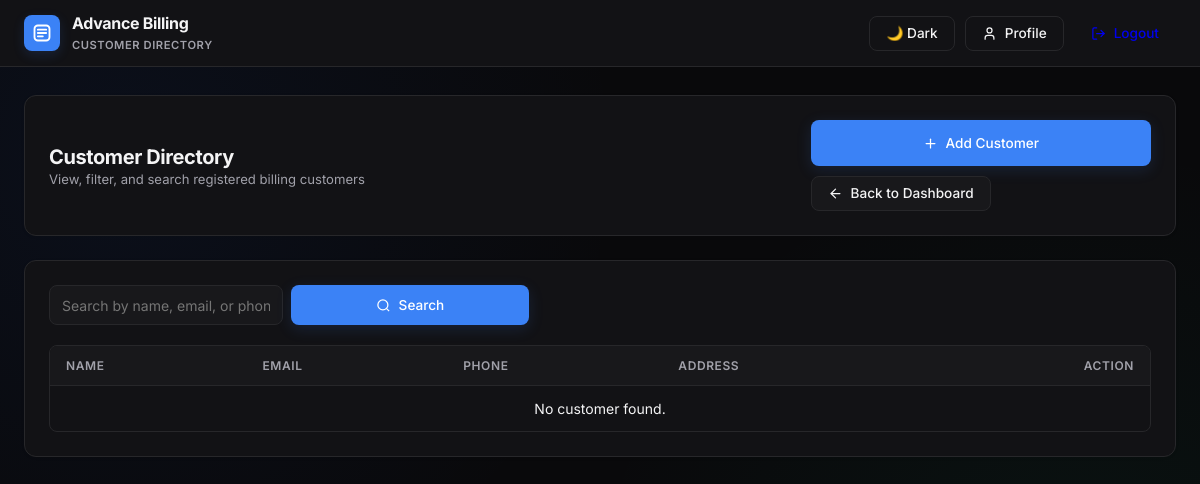
/customer-list/ (signed in), run on an earlier commit of the app's database.
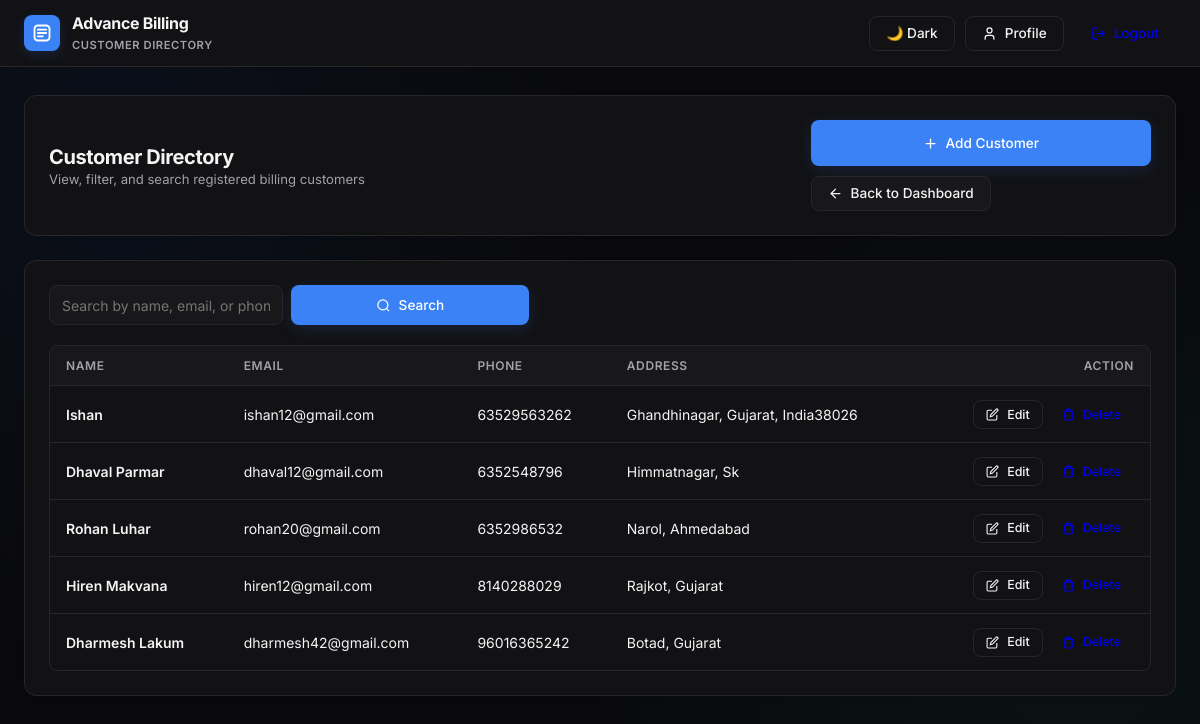
And on a later commit of the database.
### billing/models.py (models this page shows, shortened)
class Customer(models.Model):
    name = models.CharField(max_length=100)
    email = models.EmailField(blank=True, null=True)
    phone = models.CharField(max_length=20)
    address = models.TextField(blank=True, null=True)
    created_at = models.DateTimeField(auto_now_add=True)

### billing/views.py (the view)
# urls.py: path('customer-list/', views.customer_list, name='customer_list'),
def customer_list(request):
    try:
        user_id = request.session.get('user_id')
        if not user_id:
            return redirect('distributor_login')
        user = User.objects.get(id=user_id, usertype='distributor')
        search = request.GET.get('search', '').strip()
        if search:
            customers = Customer.objects.filter(
                Q(name__icontains=search) | Q(email__icontains=search) | Q(phone__icontains=search)
            )
        else:
            customers = Customer.objects.all()
        return render(request, 'billing/customer-list.html', {
            'user': user,
            'profile': user,
            'customers': customers,
            'search': search
        })
    except User.DoesNotExist:
        messages.error(request, "Access restricted to Distributors only..!")
        return redirect('distributor_login')
    except Exception:
        return redirect('distributor_login')

### billing/templates/billing/customer-list.html (shortened to what this page needs)
{% load static %}
<!DOCTYPE html>
<html lang="en">
<head>
    <link rel="stylesheet" href="{% static 'assets/css/styles.css' %}?v=2">
</head>
<body class="theme-distributor">
    <header class="top-navbar">
        <div class="nav-inner">
            <a href="{% url 'distributor_dashboard' %}" class="brand-container">
                <div class="brand-icon">
                    <svg width="20" height="20" viewBox="0 0 24 24" fill="none" stroke="currentColor" stroke-width="2.2" stroke-linecap="round" stroke-linejoin="round">
                        <rect x="3" y="3" width="18" height="18" rx="4" />
                        <path d="M7 8h10" />
                        <path d="M7 12h10" />
                        <path d="M7 16h6" />
                    </svg>
                </div>
                <div class="brand-titles">
                    <h1>Advance Billing</h1>
                    <span>Customer Directory</span>
                </div>
            </a>
            <div class="nav-actions">
                <button type="button" id="theme-toggle-btn" class="btn-shadcn btn-outline" onclick="App.toggleTheme()">
                </button>
                <a href="{% url 'distributor_profile' %}" class="btn-shadcn btn-outline">
                    <svg width="15" height="15" viewBox="0 0 24 24" fill="none" stroke="currentColor" stroke-width="2" stroke-linecap="round" stroke-linejoin="round">
                        <path d="M19 21v-2a4 4 0 0 0-4-4H9a4 4 0 0 0-4 4v2"/>
                        <circle cx="12" cy="7" r="4"/>
                    </svg>
                    <span>Profile</span>
                </a>
                <a href="{% url 'logout' %}" class="btn-shadcn btn-destructive">
                    <svg width="15" height="15" viewBox="0 0 24 24" fill="none" stroke="currentColor" stroke-width="2" stroke-linecap="round" stroke-linejoin="round">
                        <path d="M9 21H5a2 2 0 0 1-2-2V5a2 2 0 0 1 2-2h4"/>
                        <polyline points="16 17 21 12 16 7"/>
                        <line x1="21" y1="12" x2="9" y2="12"/>
                    </svg>
                    <span>Logout</span>
                </a>
            </div>
        </div>
    </header>
    <main class="main-container">
        <div class="shadcn-card">
            <div class="header-banner">
                <div class="title-meta">
                    <h2>Customer Directory</h2>
                    <p>View, filter, and search registered billing customers</p>
                </div>
                <div class="header-buttons">
                    <a href="{% url 'add_customer' %}" class="btn-shadcn btn-primary">
                        <svg width="15" height="15" viewBox="0 0 24 24" fill="none" stroke="currentColor" stroke-width="2" stroke-linecap="round" stroke-linejoin="round">
                            <line x1="12" y1="5" x2="12" y2="19"/>
                            <line x1="5" y1="12" x2="19" y2="12"/>
                        </svg>
                        <span>Add Customer</span>
                    </a>
                    <a href="{% url 'distributor_dashboard' %}" class="btn-shadcn btn-secondary">
                        <svg width="15" height="15" viewBox="0 0 24 24" fill="none" stroke="currentColor" stroke-width="2" stroke-linecap="round" stroke-linejoin="round">
                            <line x1="19" y1="12" x2="5" y2="12"/>
                            <polyline points="12 19 5 12 12 5"/>
                        </svg>
                        <span>Back to Dashboard</span>
                    </a>
                </div>
            </div>
        </div>
        <div class="shadcn-card">
            <div class="search-row">
                <form method="GET" action="{% url 'customer_list' %}" class="search-form">
                    <input type="text" name="search" value="{{ search }}" placeholder="Search by name, email, or phone..." class="form-input">
                    <button type="submit" class="btn-shadcn btn-primary" style="height: 40px;">
                        <svg width="15" height="15" viewBox="0 0 24 24" fill="none" stroke="currentColor" stroke-width="2"><circle cx="11" cy="11" r="8"/><line x1="21" y1="21" x2="16.65" y2="16.65"/></svg>
                        <span>Search</span>
                    </button>
                </form>
            </div>
            <div class="table-wrap">
                <table class="shadcn-table">
                    <thead>
                        <tr>
                            <th>Name</th>
                            <th>Email</th>
                            <th>Phone</th>
                            <th>Address</th>
                            <th style="text-align: right;">Action</th>
                        </tr>
                    </thead>
                    <tbody>
                        {% for customer in customers %}
                        <tr>
                            <td style="font-weight: 600;">{{ customer.name }}</td>
                            <td>{{ customer.email|default:"-" }}</td>
                            <td>{{ customer.phone }}</td>
                            <td>{{ customer.address|default:"-" }}</td>
                            <td style="text-align: right;">
                                <div style="display: inline-flex; align-items: center; gap: 6px;">
                                    <a href="{% url 'edit_customer' customer.id %}" class="btn-shadcn btn-outline" style="padding: 0.35rem 0.75rem; font-size: 0.78rem;">
                                        <svg width="13" height="13" viewBox="0 0 24 24" fill="none" stroke="currentColor" stroke-width="2"><path d="M11 4H4a2 2 0 0 0-2 2v14a2 2 0 0 0 2 2h14a2 2 0 0 0 2-2v-7"/><path d="M18.5 2.5a2.121 2.121 0 0 1 3 3L12 15l-4 1 1-4 9.5-9.5z"/></svg>
                                        <span>Edit</span>
                                    </a>
                                    <a href="{% url 'delete_customer' customer.id %}" onclick="return confirm('Are you sure you want to delete this customer?');" class="btn-shadcn btn-destructive" style="padding: 0.35rem 0.75rem; font-size: 0.78rem;">
                                        <svg width="13" height="13" viewBox="0 0 24 24" fill="none" stroke="currentColor" stroke-width="2"><polyline points="3 6 5 6 21 6"/><path d="M19 6v14a2 2 0 0 1-2 2H7a2 2 0 0 1-2-2V6m3 0V4a2 2 0 0 1 2-2h4a2 2 0 0 1 2 2v2"/><line x1="10" y1="11" x2="10" y2="17"/><line x1="14" y1="11" x2="14" y2="17"/></svg>
                                        <span>Delete</span>
                                    </a>
                                </div>
                            </td>
                        </tr>
                        {% empty %}
                        <tr>
                            <td colspan="5" class="no-data">No customer found.</td>
                        </tr>
                        {% endfor %}
                    </tbody>
                </table>
            </div>
        </div>
    </main>
</body>
</html>

### billing/static/assets/css/styles.css (style rules this page uses)
:root { --bg-main: #09090b; --card-bg: #121215; --card-elevated: #18181b; --border: #27272a; --border-hover: #3f3f46; --text-primary: #f4f4f5; --text-muted: #a1a1aa; --text-dim: #71717a; --dist-primary: #3b82f6; --dist-hover: #2563eb; --dist-glow: rgba(59, 130, 246, 0.2); --dist-accent: #0ea5e9; --admin-primary: #10b981; --admin-hover: #059669; --admin-glow: rgba(16, 185, 129, 0.2); --admin-accent: #34d399; --primary: var(--dist-primary); --primary-hover: var(--dist-hover); --primary-glow: var(--dist-glow); --accent: var(--dist-accent); --font-head: 'Inter', -apple-system, BlinkMacSystemFont, sans-serif; --font-body: 'Inter', -apple-system, BlinkMacSystemFont, sans-serif; --radius-sm: 6px; --radius-md: 8px; --radius-lg: 12px; --transition: all 0.15s cubic-bezier(0.4, 0, 0.2, 1); }
body.mode-distributor, body.theme-distributor { --primary: var(--dist-primary); --primary-hover: var(--dist-hover); --primary-glow: var(--dist-glow); --accent: var(--dist-accent); }
* { margin: 0; padding: 0; box-sizing: border-box; font-family: var(--font-body); }
body { background-color: var(--bg-main); color: var(--text-primary); min-height: 100vh; display: flex; flex-direction: column; position: relative; transition: background-color 0.3s ease, color 0.3s ease; background-image: radial-gradient(circle at 10% 20%, rgba(37, 99, 235, 0.07) 0%, transparent 40%), radial-gradient(circle at 90% 80%, rgba(16, 185, 129, 0.06) 0%, transparent 40%); }
.btn-primary { width: 100%; height: 46px; background: var(--primary); color: #fff; border: none; border-radius: var(--radius-md); font-size: 0.9rem; font-weight: 700; cursor: pointer; box-shadow: 0 4px 15px var(--primary-glow); transition: var(--transition); }
.brand-icon { width: 42px; height: 42px; background: linear-gradient(135deg, var(--primary), var(--accent)); border-radius: var(--radius-md); display: flex; align-items: center; justify-content: center; font-family: var(--font-head); font-weight: 800; font-size: 1.1rem; color: #fff; box-shadow: 0 4px 14px var(--primary-glow); }

What changed in the data, as far as the page shows it:
added Customer: name "Ishan", email "ishan12@gmail.com", phone "63529563262", address "Ghandhinagar, Gujarat, India38026"
added Customer: name "Dhaval Parmar", email "dhaval12@gmail.com", phone "6352548796", address "Himmatnagar, Sk"
added Customer: name "Rohan Luhar", email "rohan20@gmail.com", phone "6352986532", address "Narol, Ahmedabad"
added Customer: name "Hiren Makvana", email "hiren12@gmail.com", phone "8140288029", address "Rajkot, Gujarat"
added Customer: name "Dharmesh Lakum", email "dharmesh42@gmail.com", phone "96016365242", address "Botad, Gujarat"
Also different on the page:
text no longer shown: "No customer found."
